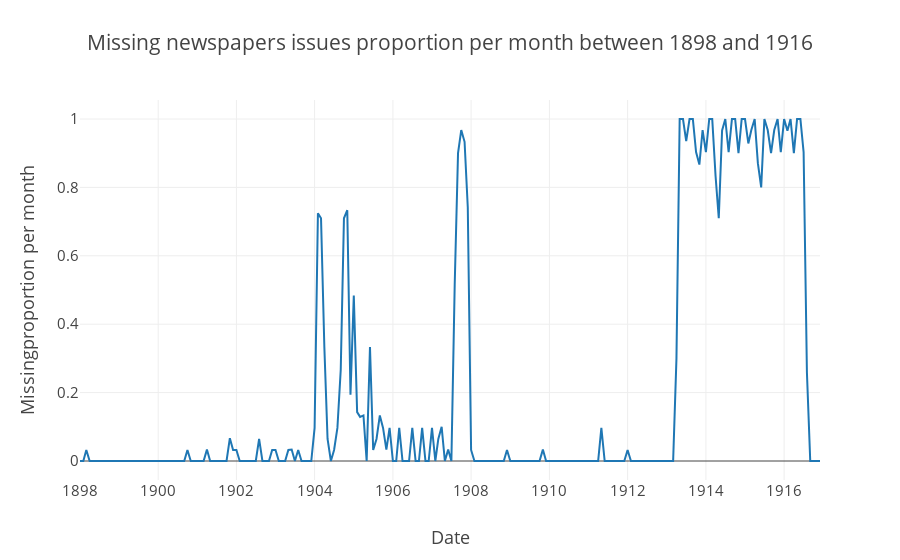

The code cell stored with this chart in its notebook:
### Code cell
from calendar import monthrange
from os import path
import plotly.graph_objects as go
import pandas as pd
def count_missing_dates(result_folder:str,year_range: list):
    result = []
    for year in year_range:
        for month in range(1,13):
            _ , nb_days = monthrange(year,month)
            prop_missing = 0
            nb_missing = 0
            month_path = result_folder + f"/{year}/{month:02d}"
            if path.isdir(month_path):
                for day in range(1,nb_days+1):
                    day_path = month_path + f"/{day:02d}.csv"
                    if not path.isfile(day_path):
                        nb_missing +=1                        
                prop_missing = nb_missing/nb_days
            else:
                prop_missing = 1
            result.append((year,month,prop_missing))
    res = pd.DataFrame(result, columns = ["Year", "Month", "missing_prop"])
    return res
            

result_folder = "./results/Figaro"
years = list(range(1898,1917))
df = count_missing_dates(result_folder, years)
df["date"] = pd.to_datetime(df['Year'].astype(str)  +  df['Month'].astype(str), format='%Y%m')
fig = go.Figure()
fig.add_trace(
    go.Scatter(
        x = df["date"],
        y = df["missing_prop"]
    )
)
fig.update_layout(template = "none", title = f"Missing Le Figaro issues proportion per month between {years[0]} and {years[-1]}",font_size = 15)
fig.update_xaxes(title = "Date")
fig.update_yaxes(title = "Missingproportion per month")

### Figure 1 — Plotly figure (JSON) as saved in the notebook; plotly's stock layout.template omitted (floating-point values rounded to 4 significant figures; data arrays with more than 128 entries replaced by an {"elided": "..."} marker saying what was removed)
{"data": [{"type": "scatter", "x": {"elided": "228 str values"}, "y": {"elided": "228 float values"}}], "layout": {"font": {"size": 15}, "title": {"text": "Missing newspapers issues proportion per month between 1898 and 1916"}, "xaxis": {"title": {"text": "Date"}}, "yaxis": {"title": {"text": "Missingproportion per month"}}}}
